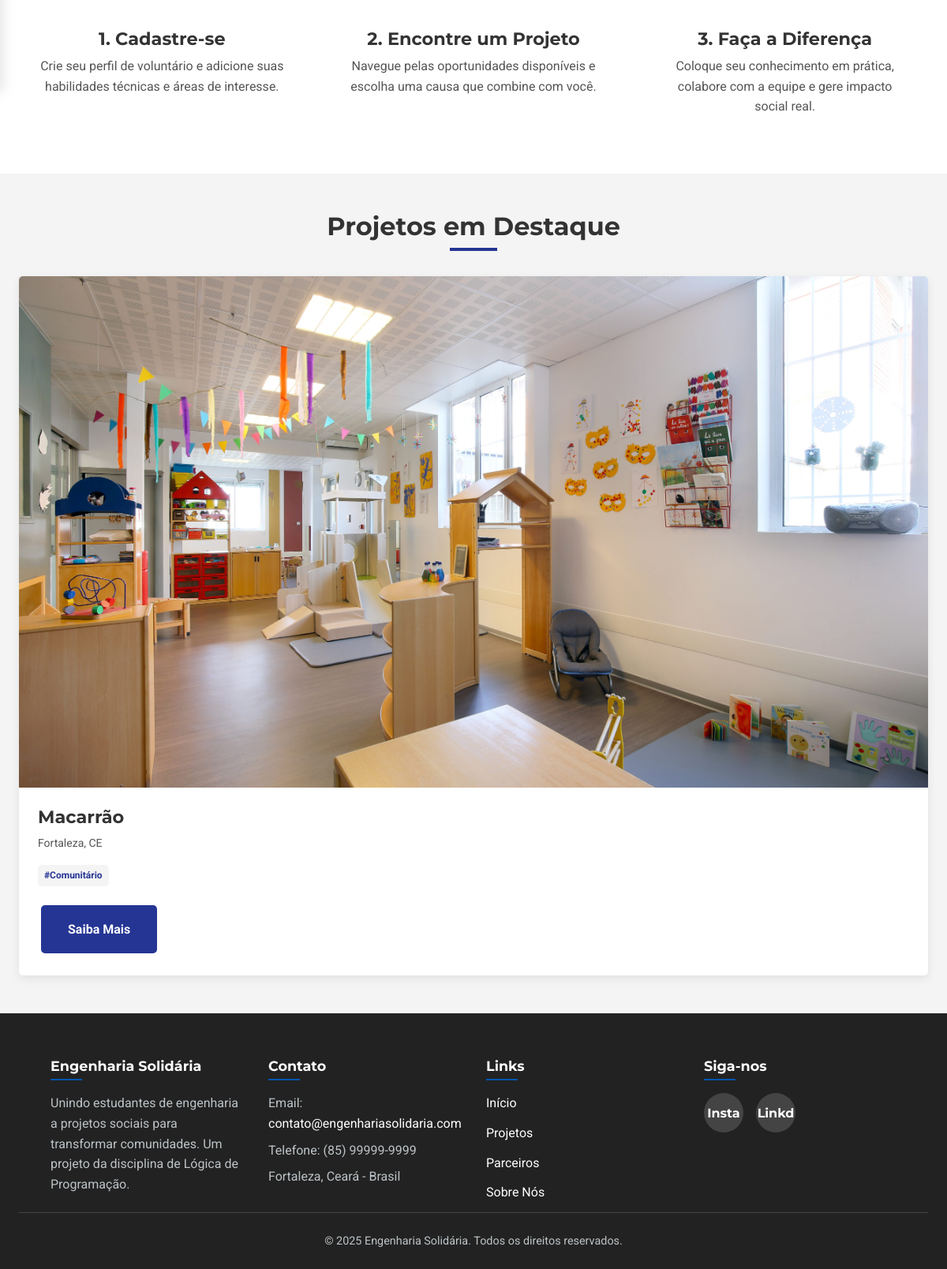
Before: / (lower part) with the older database file.
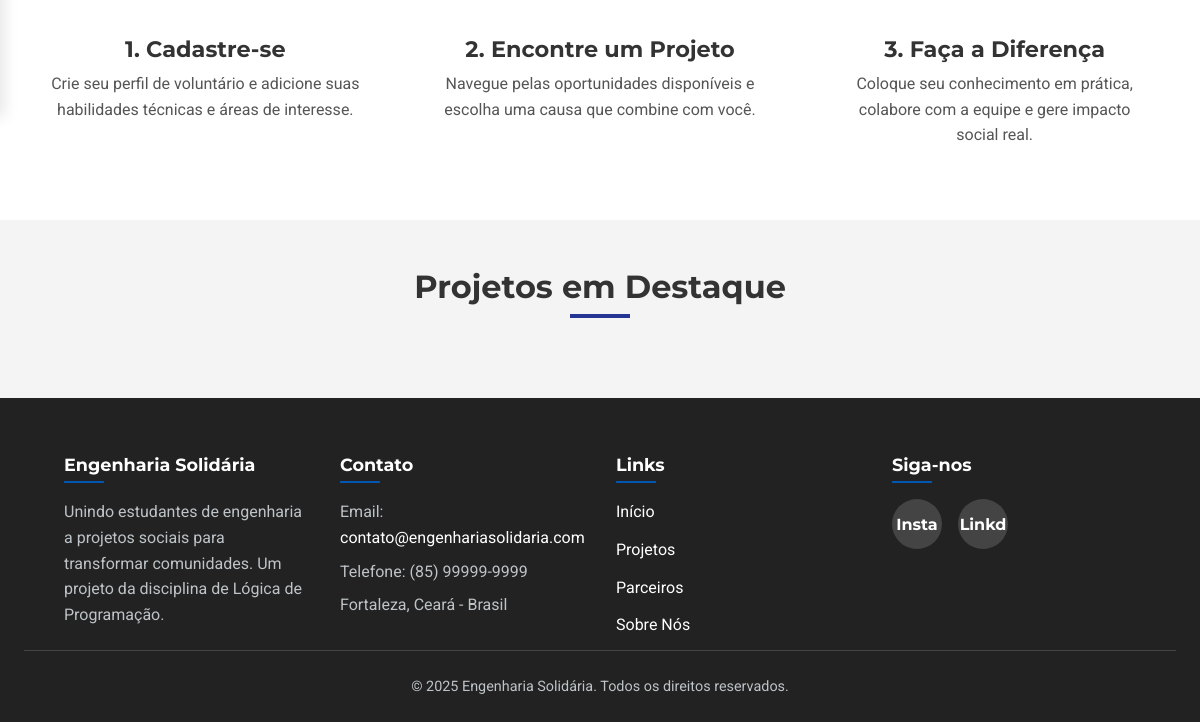
After: the same page with the newer database file.
### ES/models.py (models this page shows, shortened)
class Project(db.Model):
    id = db.Column(db.Integer, primary_key=True)
    title = db.Column(db.String(150), nullable=False)
    description = db.Column(db.Text, nullable=False)
    location = db.Column(db.String(100), nullable=False)
    status = db.Column(db.String(50), nullable=False, default='Não Inicializada')
    work_date = db.Column(db.Date, nullable=True)
    responsible_org = db.Column(db.String(150), nullable=True)
    responsible_contact = db.Column(db.String(100), nullable=True)
    voluntarios = db.relationship('User', secondary=inscricoes, back_populates='projects')
    required_skills = db.relationship('Skill', secondary=project_skills, lazy='subquery', backref=db.backref('projects', lazy=True))

### ES/routes/routes_project.py (the view)
@dp.route('/')
def homepage():
    projetos_destaque = Project.query.limit(3).all()
    return render_template('index.html', logged_in=('user_id' in session), projects=projetos_destaque)

### ES/templates/index.html (shortened to what the changed rows need)
<!DOCTYPE html>
<html lang="pt-BR">
  <head>
    <link
      rel="stylesheet"
      href="{{ url_for('static', filename='css/base.css') }}"
    />
    <link
      rel="stylesheet"
      href="{{ url_for('static', filename='css/header.css') }}"
    />
    <link
      rel="stylesheet"
      href="{{ url_for('static', filename='css/sidebar.css') }}"
    />
    <link
      rel="stylesheet"
      href="{{ url_for('static', filename='css/footer.css') }}"
    />
    <link
      rel="stylesheet"
      href="{{ url_for('static', filename='css/index.css') }}"
    />
  </head>
  <body
    data-url-home="{{ url_for('main.homepage') }}"
    data-url-projetos="{{ url_for('main.projetos') }}"
    data-url-parceiros="{{ url_for('main.parceiros') }}"
    data-url-sobre-nos="{{ url_for('main.sobre_nos') }}"
    data-url-login="{{ url_for('main.login_cadastro') }}"
    data-url-register="{{ url_for('main.login_cadastro') }}#register"
    data-logged-in="{{ logged_in }}"
    data-url-logout="{{ url_for('main.logout') }}"
    data-url-perfil="{{ url_for('main.perfil') }}"
  >
    <div id="main-content">
      <main>
        <section class="section projects-section">
          <div class="container">
            <h2 class="section-title">Projetos em Destaque</h2>
            <div class="projects-grid">
              {% for project in projects %}
              <div class="project-card">
                <img
                  src="{{ url_for('static', filename='img/creche.jpg')}}"
                  alt="Imagem do Projeto"
                />
                <div class="project-card-content">
                  <h3>{{ project.title }}</h3>
                  <p class="project-card-location">{{ project.location }}</p>
                  <div class="project-card-tags">
                    <span class="tag">#Comunitário</span>
                  </div>
                  <a
                    href="{{ url_for('main.detalhes_projeto', project_id=project.id)}}"
                    class="btn btn-primary"
                    >Saiba Mais</a
                  >
                </div>
              </div>
              {% endfor %}
            </div>
          </div>
        </section>
      </main>
    </div>
  </body>
</html>

Changed rows visible on the page:
removed Project: title "Macarrão", location "Fortaleza, CE"
